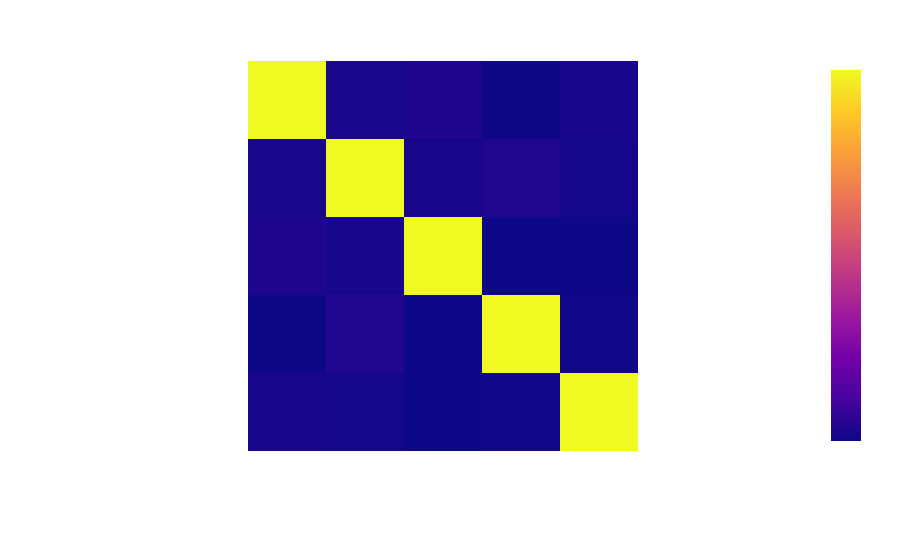

Notebook source saved alongside this figure:
### Code cell
print(df.columns)
px.imshow(df.corr(numeric_only=True)).update_layout(font_color = 'white', title = 'Correlation of Illegal Monetary Transactions')

### Figure 1 — Plotly figure (JSON) as saved in the notebook; plotly's stock layout.template omitted (floating-point values rounded to 4 significant figures)
{"data": [{"coloraxis": "coloraxis", "hovertemplate": "x: %{x}<br>y: %{y}<br>color: %{z}<extra></extra>", "name": "0", "type": "heatmap", "x": ["Amount (USD)", "Reported by Authority", "Money Laundering Risk Score", "Shell Companies Involved", "Epoch Time"], "xaxis": "x", "y": ["Amount (USD)", "Reported by Authority", "Money Laundering Risk Score", "Shell Companies Involved", "Epoch Time"], "yaxis": "y", "z": [[1, 0.005214, 0.01653, -0.01791, 0.003333], [0.005214, 1, 0.003502, 0.02054, -0.00256], [0.01653, 0.003502, 1, -0.01926, -0.01835], [-0.01791, 0.02054, -0.01926, 1, -0.01286], [0.003333, -0.00256, -0.01835, -0.01286, 1]]}], "layout": {"coloraxis": {"colorscale": [[0, "#0d0887"], [0.1111, "#46039f"], [0.2222, "#7201a8"], [0.3333, "#9c179e"], [0.4444, "#bd3786"], [0.5556, "#d8576b"], [0.6667, "#ed7953"], [0.7778, "#fb9f3a"], [0.8889, "#fdca26"], [1, "#f0f921"]]}, "font": {"color": "white"}, "margin": {"t": 60}, "title": {"text": "Correlation of Illegal Monetary Transactions"}, "xaxis": {"anchor": "y", "constrain": "domain", "domain": [0, 1], "scaleanchor": "y"}, "yaxis": {"anchor": "x", "autorange": "reversed", "constrain": "domain", "domain": [0, 1]}}}
